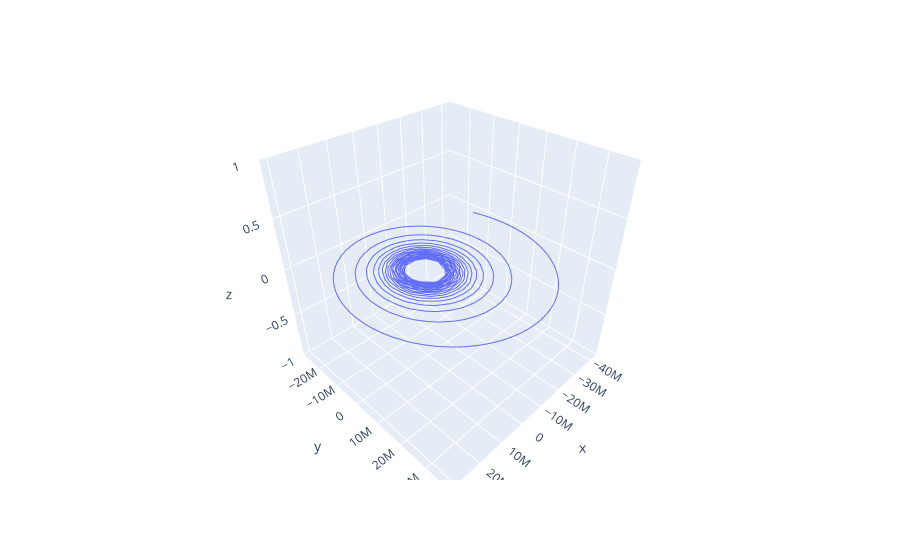

Notebook code for this chart:
### Code cell
jh.printMarkdown("With our solution, we can plot it as well as inspect the final variables.")

def plotPyomoSolution(model, stateSymbols):
    tSpace =np.array( [t for t in model.t]) * model.tf.value
    rSym = np.array([model.r[t]() for t in model.t])
    uSym = np.array([model.u[t]() for t in model.t])
    vSym = np.array([model.v[t]() for t in model.t])
    lonSim = np.array([model.lon[t]() for t in model.t])
    controls = np.array([model.control[t]() for t in model.t])
    print("control 0 = " + str(controls[0]))
    plt.title("Thrust Angle")
    plt.plot(tSpace/86400, controls*180.0/math.pi, label="Thrust Angle (deg)")
    plt.tight_layout()
    plt.grid(alpha=0.5)
    plt.legend(framealpha=1, shadow=True)
    plt.show()    
    ansAsDict = OrderedDict()
    ansAsDict[stateSymbols[0]]= rSym
    ansAsDict[stateSymbols[1]]= uSym
    ansAsDict[stateSymbols[2]]= vSym
    ansAsDict[stateSymbols[3]]=  lonSim

    return [tSpace, ansAsDict]

[tArray, solutionDictionary] = plotPyomoSolution(model, problem.StateVariables)
unscaledResults = problem.DescaleResults(solutionDictionary)
baseProblem.PlotSolution(tArray, unscaledResults, "Leo to Geo")

print("Tf = " + str(model.tf.value/86400))
jh.showEquation("r_f", unscaledResults[baseProblem.StateVariables[0]][-1]) 
jh.showEquation("u_f", unscaledResults[baseProblem.StateVariables[1]][-1]) 
jh.showEquation("v_f", unscaledResults[baseProblem.StateVariables[2]][-1])    

xyz = np.zeros((len(tArray), 3))
for i in range(0, len(unscaledResults[baseProblem.StateVariables[0]])) :
    r = unscaledResults[baseProblem.StateVariables[0]][i]
    theta = unscaledResults[baseProblem.StateVariables[3]][i]
    x = r*math.cos(theta)
    y = r*math.sin(theta)
    xyz[i,0] = x
    xyz[i,1] = y
    xyz[i,2] = 0

import plotly.express as px
from pandas import DataFrame
df = DataFrame(xyz)

x = np.array(xyz[:,0])
y = np.array(xyz[:,1])
z = np.array(xyz[:,2])
df = DataFrame({"x": x, "y":y, "z":z})
fig = px.line_3d(df, x="x", y="y", z="z")
fig.show()
print(str(datetime.now()))

### Figure 1 — Plotly figure (JSON) as saved in the notebook; plotly's stock layout.template omitted (floating-point values rounded to 4 significant figures; data arrays with more than 128 entries replaced by an {"elided": "..."} marker saying what was removed)
{"data": [{"hovertemplate": "x=%{x}<br>y=%{y}<br>z=%{z}<extra></extra>", "legendgroup": "", "line": {"color": "#636efa", "dash": "solid"}, "marker": {"symbol": "circle"}, "mode": "lines", "name": "", "scene": "scene", "showlegend": false, "type": "scatter3d", "x": {"elided": "601 float values"}, "y": {"elided": "601 float values"}, "z": {"elided": "601 int values"}}], "layout": {"legend": {"tracegroupgap": 0}, "margin": {"t": 60}, "scene": {"domain": {"x": [0, 1], "y": [0, 1]}, "xaxis": {"title": {"text": "x"}}, "yaxis": {"title": {"text": "y"}}, "zaxis": {"title": {"text": "z"}}}}}
